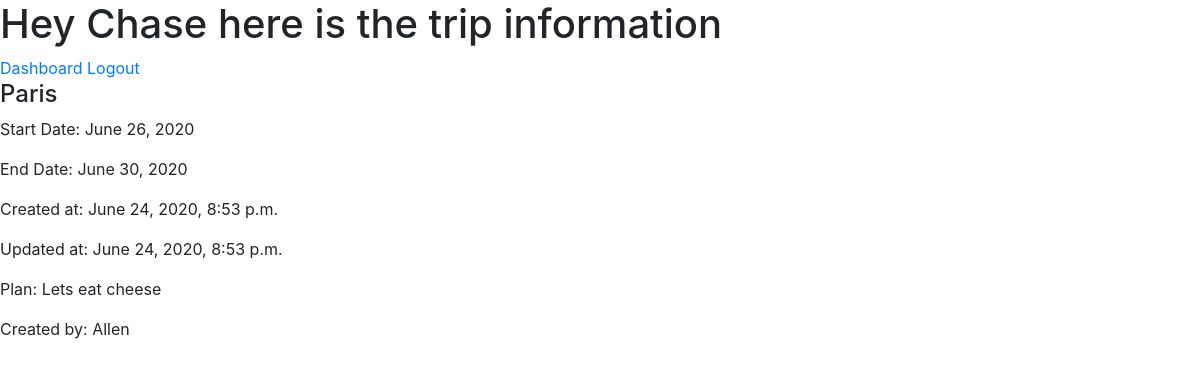
The page /trip_info/4 (signed in) on the database its author committed.
### Main/models.py (models this page shows)
class User(models.Model):
    first_name = models.CharField(max_length=30)
    last_name = models.CharField(max_length=30)
    email = models.CharField(max_length=50)
    password = models.CharField(max_length=100)
    confirmPW = models.CharField(max_length=100)
    objects = UserManager()
    created_at = models.DateTimeField(auto_now_add=True)
    updated_at = models.DateTimeField(auto_now=True)

class Trip(models.Model):
    destination = models.CharField(max_length=64)
    start_date = models.DateField()
    end_date = models.DateField()
    plan = models.TextField()
    createdBy = models.ForeignKey(User, related_name="createdBy", on_delete=models.CASCADE)
    trips = models.ForeignKey(User, null=True, related_name='trips', on_delete=models.CASCADE)
    created_at = models.DateTimeField(auto_now_add=True)
    updated_at = models.DateTimeField(auto_now=True)
    objects = TripManager()

### Main/views.py (the view)
# urls.py: path('trip_info/<int:id>', views.trip_info),
def trip_info(request, id):
    context = {
        'user': User.objects.get(id=request.session['userid']),
        'trip': Trip.objects.get(id=id),
        'trips': Trip.objects.all(),
    }
    return render(request, 'trip_info.html', context)

### Main/templates/trip_info.html (shortened to what this page needs)
<!doctype html>
<html lang="en">
  <head>
    <link rel="stylesheet" href="https://stackpath.bootstrapcdn.com/bootstrap/4.3.1/css/bootstrap.min.css">
  </head>
  <body>
    <h1>Hey {{user.first_name}} here is the trip information</h1>
    <div>
        <a href="/dashboard">Dashboard</a>
        <a href="/logout">Logout</a>
        <h4>{{trip.destination}}</h4>
        <p>Start Date: {{trip.start_date}}</p>
        <p>End Date: {{trip.end_date}}</p>
        <p>Created at: {{trip.created_at}}</p>
        <p>Updated at: {{trip.updated_at}}</p>
        <p>Plan: {{trip.plan}}</p>
        <p>Created by: {{trip.createdBy.first_name}}</p>
    </div>
  </body>
</html>

### rows shown on the page
User: first_name "Chase"
Trip: destination "Paris", start_date "June 26, 2020", end_date "June 30, 2020", created_at "June 24, 2020, 8:53 p.m.", updated_at "June 24, 2020, 8:53 p.m.", plan "Lets eat cheese", createdBy.first_name "Allen"
